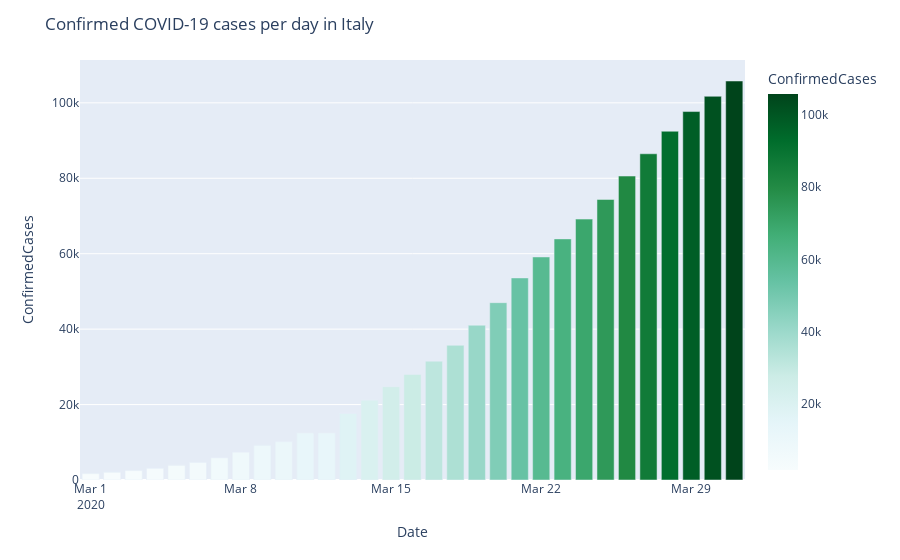

The notebook cell saved with this chart:
### Code cell
df_by_date = pd.DataFrame(train.fillna('NA').groupby(['Country_Region','Date'])['ConfirmedCases'].sum().sort_values().reset_index())

fig = px.bar(df_by_date.loc[(df_by_date['Country_Region'] == 'Italy') &(df_by_date.Date >= '2020-03-01')].sort_values('ConfirmedCases',ascending = False), 
             x='Date', y='ConfirmedCases', color="ConfirmedCases", color_continuous_scale=px.colors.sequential.BuGn)

fig.update_layout(title_text='Confirmed COVID-19 cases per day in Italy')
fig.show()

### Figure 1 — Plotly figure (JSON) as saved in the notebook; plotly's stock layout.template omitted (floating-point values rounded to 4 significant figures)
{"data": [{"textposition": "auto", "hovertemplate": "Date=%{x}<br>ConfirmedCases=%{marker.color}", "showlegend": false, "legendgroup": "", "name": "", "yaxis": "y", "y": [105792, 101739, 97689, 92472, 86498, 80589, 74386, 69176, 63927, 59138, 53578, 47021, 41035, 35713, 31506, 27980, 24747, 21157, 17660, 12462, 12462, 10149, 9172, 7375, 5883, 4636, 3858, 3089, 2502, 2036, 1694], "hoverlabel": {"namelength": 0}, "offsetgroup": "", "xaxis": "x", "marker": {"color": [105792, 101739, 97689, 92472, 86498, 80589, 74386, 69176, 63927, 59138, 53578, 47021, 41035, 35713, 31506, 27980, 24747, 21157, 17660, 12462, 12462, 10149, 9172, 7375, 5883, 4636, 3858, 3089, 2502, 2036, 1694], "coloraxis": "coloraxis"}, "x": ["2020-03-31", "2020-03-30", "2020-03-29", "2020-03-28", "2020-03-27", "2020-03-26", "2020-03-25", "2020-03-24", "2020-03-23", "2020-03-22", "2020-03-21", "2020-03-20", "2020-03-19", "2020-03-18", "2020-03-17", "2020-03-16", "2020-03-15", "2020-03-14", "2020-03-13", "2020-03-12", "2020-03-11", "2020-03-10", "2020-03-09", "2020-03-08", "2020-03-07", "2020-03-06", "2020-03-05", "2020-03-04", "2020-03-03", "2020-03-02", "2020-03-01"], "alignmentgroup": "True", "type": "bar", "orientation": "v"}], "layout": {"xaxis": {"domain": [0, 1], "anchor": "y", "title": {"text": "Date"}}, "title": {"text": "Confirmed COVID-19 cases per day in Italy"}, "yaxis": {"domain": [0, 1], "anchor": "x", "title": {"text": "ConfirmedCases"}}, "barmode": "relative", "margin": {"t": 60}, "legend": {"tracegroupgap": 0}, "coloraxis": {"colorbar": {"title": {"text": "ConfirmedCases"}}, "colorscale": [[0, "rgb(247,252,253)"], [0.125, "rgb(229,245,249)"], [0.25, "rgb(204,236,230)"], [0.375, "rgb(153,216,201)"], [0.5, "rgb(102,194,164)"], [0.625, "rgb(65,174,118)"], [0.75, "rgb(35,139,69)"], [0.875, "rgb(0,109,44)"], [1, "rgb(0,68,27)"]]}}}
